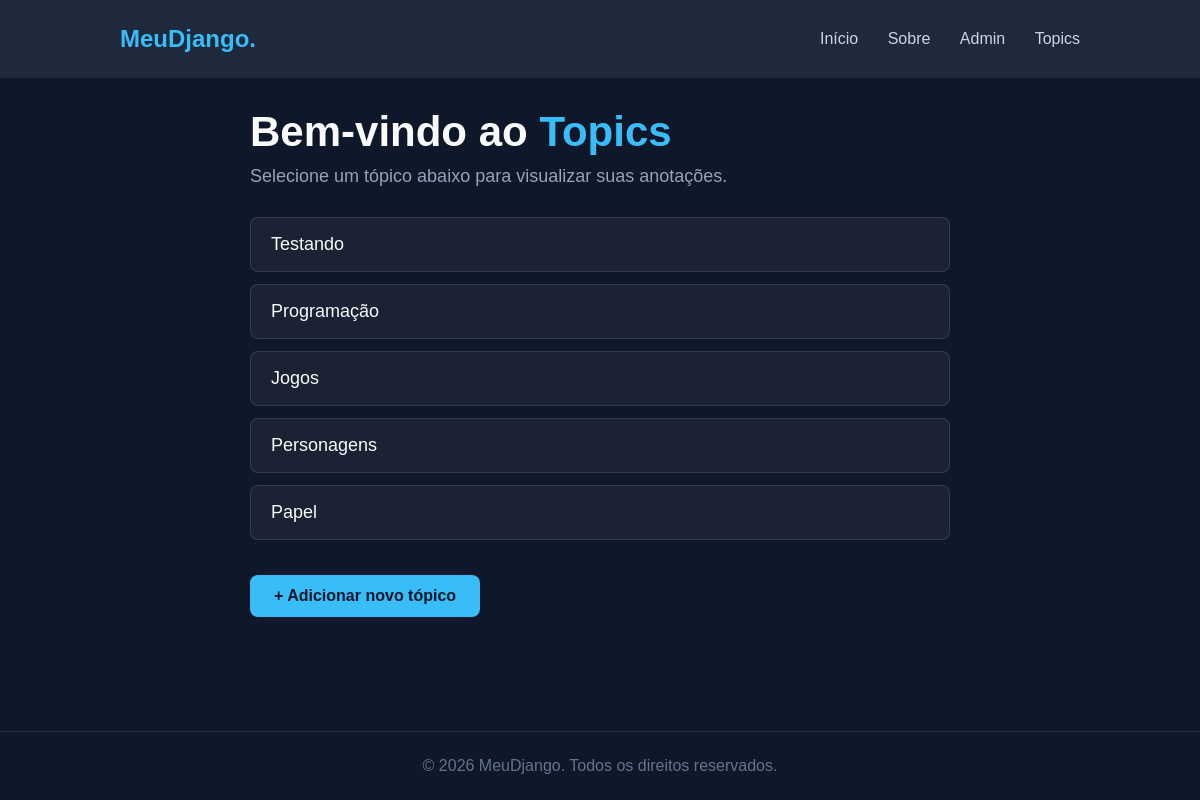
/topics, run on an earlier commit of the app's database.
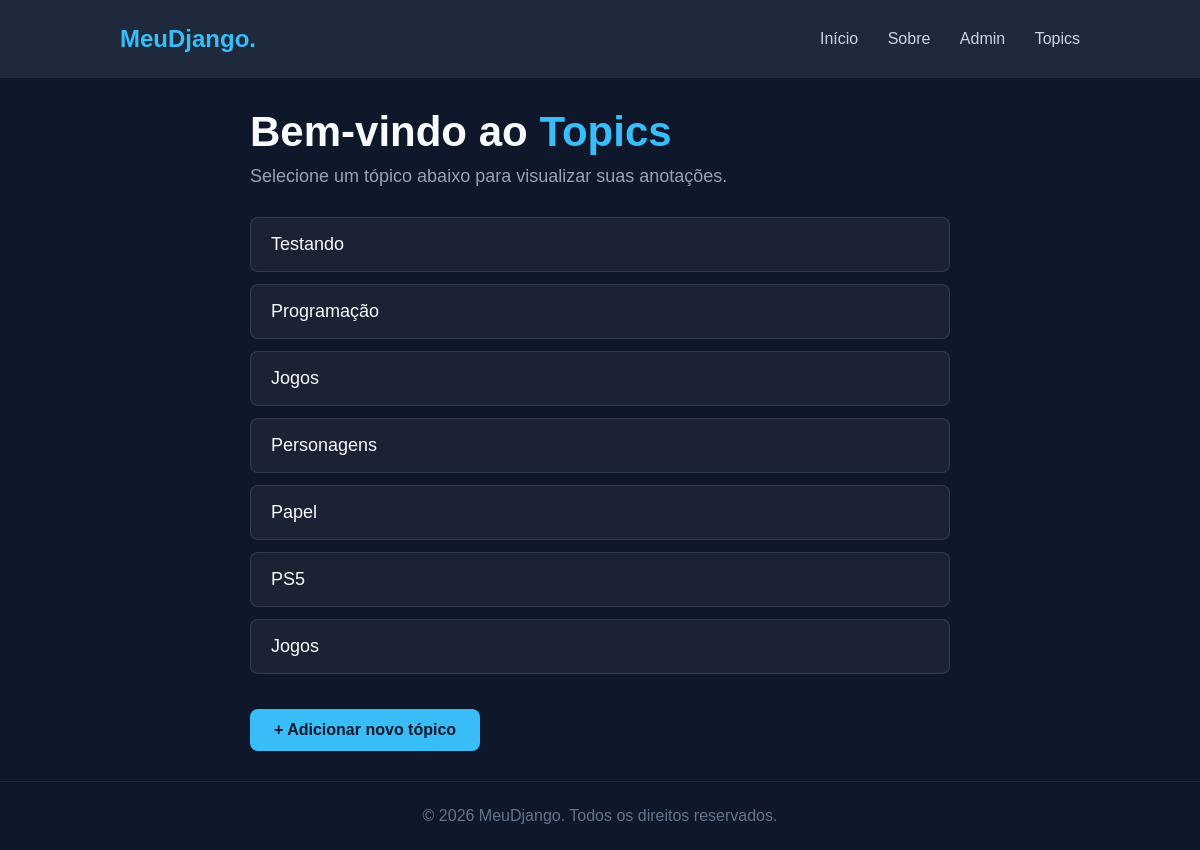
And on a later commit of the database.
### learning_logs/models.py (models this page shows)
class Topic(models.Model):
    text = models.CharField(max_length=200)
    date_added = models.DateTimeField(auto_now_add=True)
    def __str__(self):
        return self.text

### learning_logs/views.py (the view)
# urls.py: path("topics", views.topics, name='topics'),
def topics(request):
    topic = Topic.objects.order_by('date_added')
    context = {'topics': topic }
    return render(request, 'learning_logs/topics.html', context)

### learning_logs/templates/learning_logs/topics.html (shortened to what this page needs)
{% extends "learning_logs/base.html" %}
{% block content %}
<section style="
    display: flex;
    justify-content: center;
    align-items: center;
    min-height: 60vh;
    padding: 30px;
">
    <div style="width: 100%; max-width: 700px;">
        <h2 style="font-size: 42px; margin-bottom: 10px;">
            Bem-vindo ao <span style="color: #38bdf8;">Topics</span>
        </h2>
        <p style="color: #94a3b8; font-size: 18px; margin-bottom: 30px;">
            Selecione um tópico abaixo para visualizar suas anotações.
        </p>
        <ul style="list-style: none; padding: 0; margin: 0 0 35px 0;">
            {% for topic in topics %}
                <li style="margin-bottom: 12px;">
                    <a href="{% url 'topic' topic.id %}" style="
                        display: block;
                        padding: 16px 20px;
                        background-color: rgba(255, 255, 255, 0.05);
                        border: 1px solid rgba(148, 163, 184, 0.2);
                        border-radius: 8px;
                        color: inherit;
                        text-decoration: none;
                        font-size: 18px;
                    ">
                        {{ topic|truncatechars:40 }}
                    </a>
                </li>
            {% endfor %}
        </ul>
        <a href="{% url 'add_topic' %}" style="
            display: inline-block;
            background-color: #38bdf8;
            color: #0f172a;
            font-weight: bold;
            padding: 12px 24px;
            border-radius: 8px;
            text-decoration: none;
            font-size: 16px;
        ">
            + Adicionar novo tópico
        </a>
    </div>
</section>
{% endblock content %}

### learning_logs/templates/learning_logs/base.html (shortened to what this page needs)
<!DOCTYPE html>
<html lang="pt-br">
<head>
</head>
<body>
    <header>
        <h1> <a href="/">MeuDjango.</a> </h1>
        <nav>
            <a href="/">Início</a>
            <a href="/sobre">Sobre</a>
            <a href="/admin">Admin</a>
            <a href="/topics">Topics</a>
        </nav>
    </header>
    <main>
        {% block content %}
        {% endblock %}
    </main>
    {% block rodape %}
    <footer>
        <p>&copy; 2026 MeuDjango. Todos os direitos reservados.</p>
    </footer>
    {% endblock rodape %}
</body>
</html>

### learning_logs/templates/learning_logs/base.html (style rules this page uses)
* { margin: 0; padding: 0; box-sizing: border-box; }
body { font-family: Arial, sans-serif; background: #0f172a; color: #f8fafc; min-height: 100vh; display: flex; flex-direction: column; }
a, a:visited { color: #38bdf8; text-decoration: none; transition: 0.3s; }
header { display: flex; justify-content: space-between; align-items: center; padding: 25px 10%; background: #1e293b; }
header h1 { color: #38bdf8; font-size: 24px; }
nav a, nav a:visited { color: #cbd5e1; text-decoration: none; margin-left: 25px; transition: 0.3s; }
main { flex: 1; width: 100%; }
footer { text-align: center; padding: 25px; color: #64748b; border-top: 1px solid #1e293b; }

What changed in the data, as far as the page shows it:
added Topic: text "PS5"
added Topic: text "Jogos"
